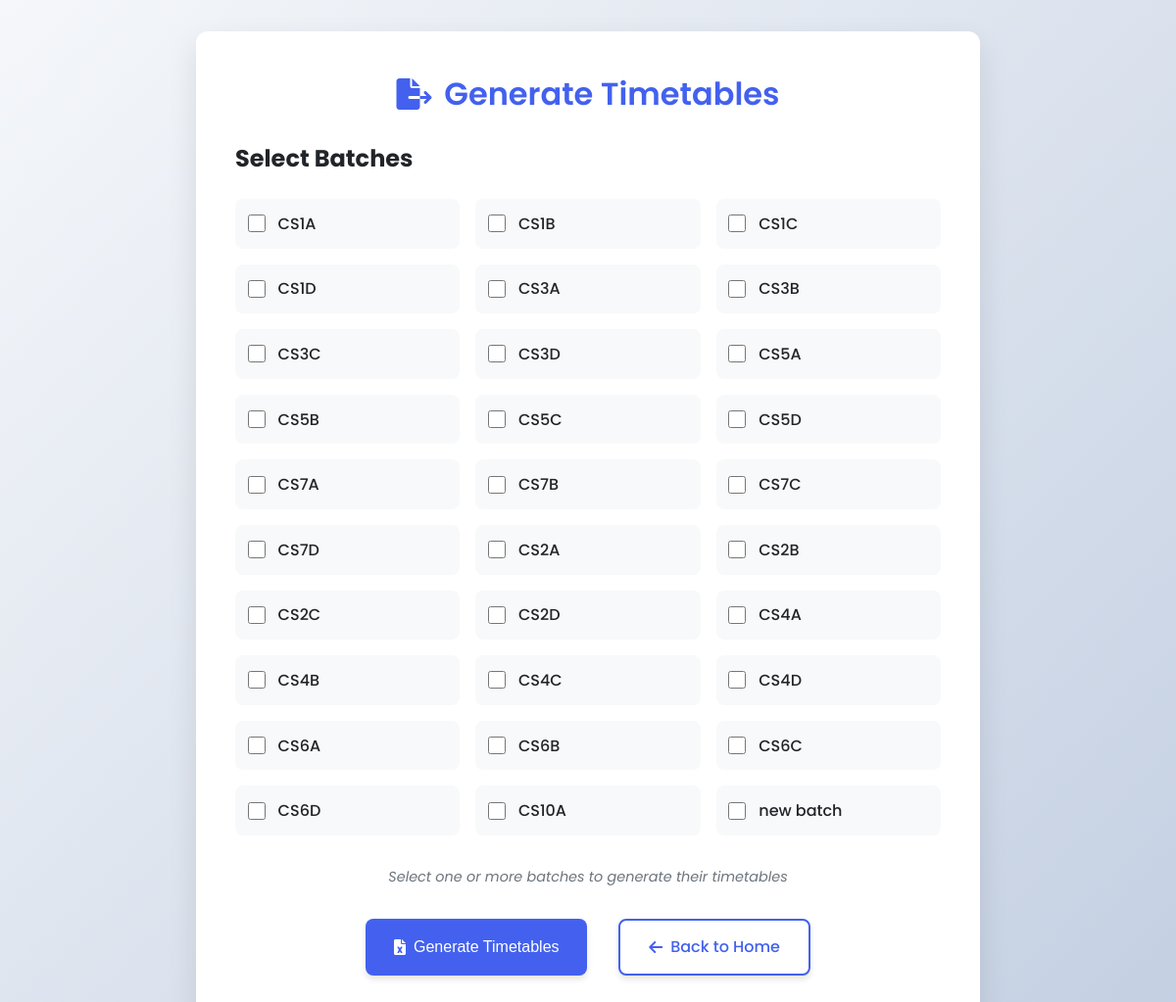
The app's page /select_batches, older data.
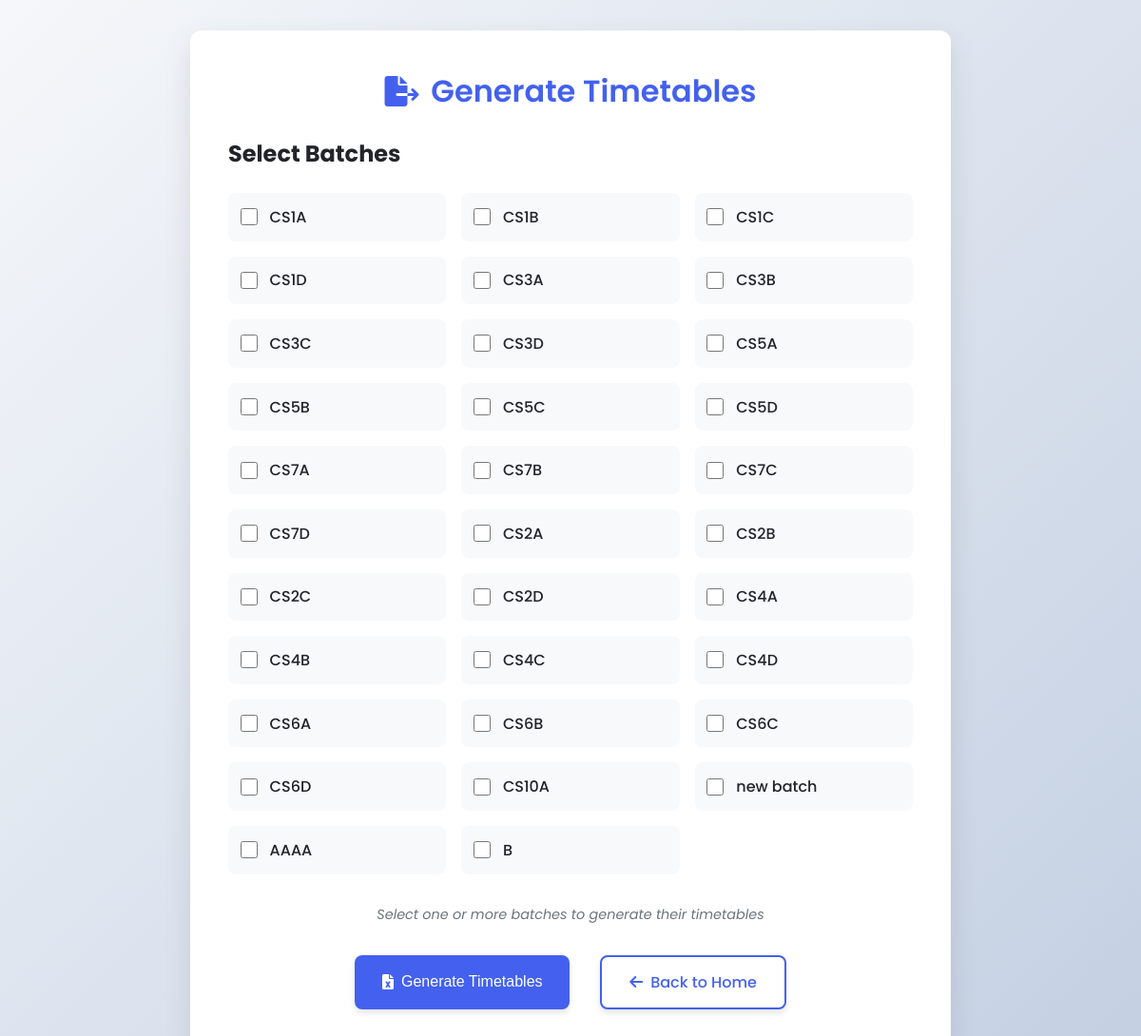
The same page, newer data.
### app.py (models this page shows)
class Batch(db.Model):
    id = db.Column(db.Integer, primary_key=True)
    name = db.Column(db.String(50), unique=True, nullable=False)
    capacity = db.Column(db.Integer, nullable=False)
    courses = db.relationship('Course', backref='batch', lazy=True)
    odd_sem = db.Column(db.Boolean, default=False,nullable=False)
    department_id = db.Column(db.Integer, db.ForeignKey('department.id'), nullable=False)
    department = db.relationship('Department', backref=db.backref('batches', lazy=True))

### app.py (the view)
@app.route('/select_batches', methods=['GET'])
def select_batches():
    batches = Batch.query.all()
    return render_template('select_batches.html', batches=batches)

### templates/select_batches.html (shortened to what this page needs)
<!DOCTYPE html>
<html lang="en">
<head>
    <link rel="stylesheet" href="https://cdnjs.cloudflare.com/ajax/libs/font-awesome/6.0.0-beta3/css/all.min.css">
</head>
<body>
    <div class="container">
        <div class="card">
            <h1><i class="fas fa-file-export"></i> Generate Timetables</h1>
            <form action="/download-timetable" method="POST">
                <div class="form-group">
                    <h2>Select Batches</h2>
                    <div class="batch-list">
                        {% for batch in batches %}
                        <div class="batch-item">
                            <input type="checkbox" id="batch_{{ batch.id }}" name="batch_ids[]" value="{{ batch.id }}" class="batch-checkbox">
                            <label for="batch_{{ batch.id }}" class="batch-label">{{ batch.name }}</label>
                        </div>
                        {% endfor %}
                    </div>
                </div>
                <p class="instructions">Select one or more batches to generate their timetables</p>
                <div class="btn-group">
                    <button type="submit" class="btn btn-primary">
                        <i class="fas fa-file-excel"></i> Generate Timetables
                    </button>
                    <a href="{{ url_for('index') }}" class="btn btn-secondary">
                        <i class="fas fa-arrow-left"></i> Back to Home
                    </a>
                </div>
            </form>
        </div>
    </div>
</body>
</html>

Row changes from the older to the newer data that the page shows:
added Batch: name "AAAA"
added Batch: name "B"
